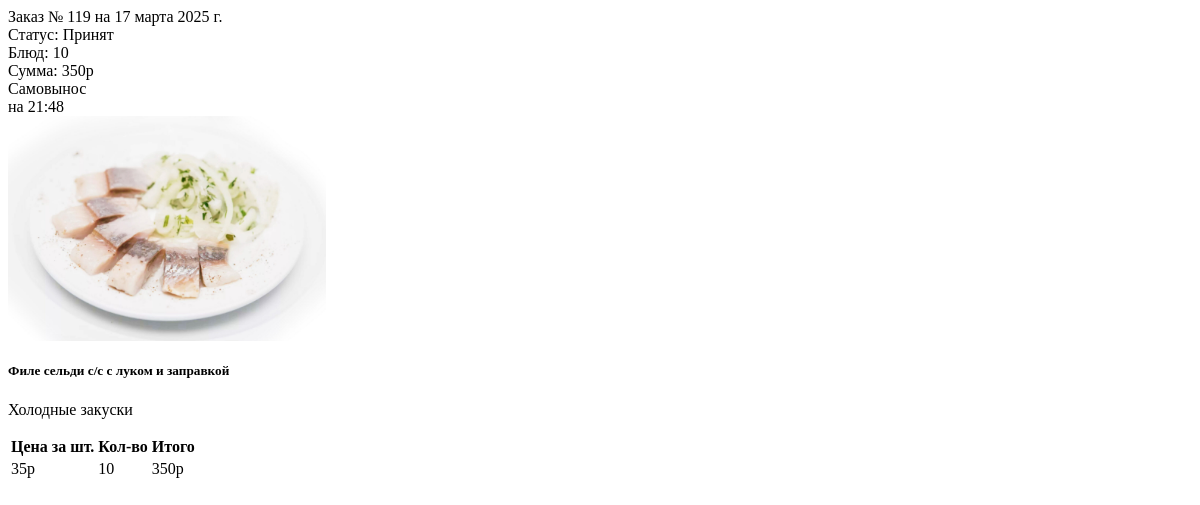
/order/119/ (signed in), run on an earlier commit of the app's database.
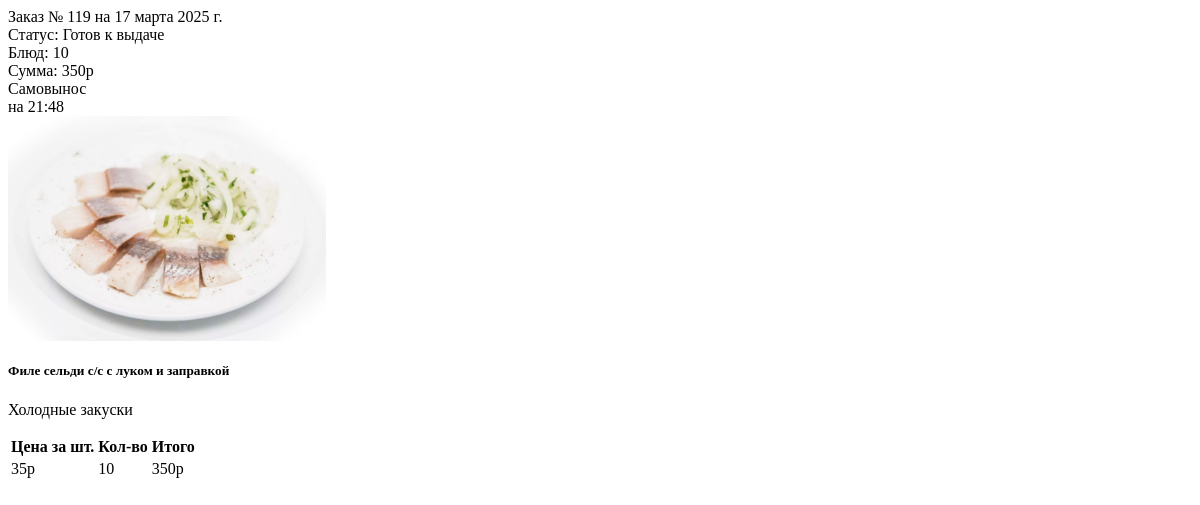
And on a later commit of the database.
### apt_delivery_app/models/m_order.py (models this page shows, shortened)
class Order(models.Model):
    user = models.ForeignKey(
        User,
        on_delete=models.CASCADE,
        verbose_name='Пользователь',
    )
    date_create = models.DateTimeField(
        verbose_name='Дата заказа',
        auto_now_add=True
    )
    order_date = models.TimeField(
        default=get_default_created_at,
        verbose_name='Время получения заказа'
    )
    status = models.ForeignKey(
        'Status',
        on_delete=models.CASCADE,
        verbose_name='Статус',
        default=1
    )
    result = models.CharField(
        max_length=50,
        verbose_name='Причина отказа',
        blank=True, null=True
    )
    user_comment = models.TextField(
        blank=True,
        null=True,
        verbose_name='Комментарий пользователя к заказу',
        help_text='Не обязательное поле'
    )
    cab = models.ForeignKey(
        Cabinet,
        on_delete=models.CASCADE,
        verbose_name='Кабинет',
        default=1
    )
    deliver = models.ForeignKey(
        User,
        on_delete=models.SET_NULL,
        related_name='courier_orders',
        blank=True,
        null=True,
        limit_choices_to={'groups__name': 'deliver'},
        verbose_name="Курьер"
    )
    @property
    def total_amount(self):
        total = 0
        for item in self.ordermeal_set.all():  # ordermeal_set - обратный related_name
            total += item.meal.price * item.amount
        return total
    total_amount.fget.short_description = 'Сумма заказа'
    @property
    def amount(self):
        return self.ordermeal_set.filter(order=self.pk).aggregate(Sum('amount'))['amount__sum']
    amount.fget.short_description = 'Количество'
    @property
    def meals(self):
        return self.ordermeal_set.filter(order=self.pk)
    class Meta:
        verbose_name = 'Заказ'
        verbose_name_plural = 'Заказы'
    is_paid = models.BooleanField(
        default=False,
        verbose_name='Оплачен'
    )
    qr_code = models.CharField(
        max_length=100,
        unique=True,
        blank=True,
        null=True,
        verbose_name='QR код для подтверждения'
    )

### apt_delivery_app/models/m_status.py (models this page shows)
class Status(models.Model):
    name = models.CharField(max_length=30)
    code = models.CharField(max_length=30, null=True)
    class Meta:
        verbose_name = 'Статус'
        verbose_name_plural = 'Статусы'
    def __str__(self):
        return self.name

### apt_delivery_app/models/m_ordermeal.py (models this page shows, shortened)
class OrderMeal(models.Model):
    order = models.ForeignKey(Order, on_delete=models.CASCADE, verbose_name="Заказ")
    meal = models.ForeignKey(Meal, on_delete=models.CASCADE, verbose_name="Блюдо")
    amount = models.IntegerField(verbose_name='Количество товаров')
    class Meta:
        verbose_name = 'Заказ блюд'
        verbose_name_plural = 'Заказы блюд'
    @property
    def total_price(self):
        return self.meal.price * self.amount

### apt_delivery_app/models/m_meal.py (models this page shows, shortened)
class Meal(models.Model):
    name = models.CharField(
        max_length=150,
        verbose_name="Название"
    )
    price = models.IntegerField(
        verbose_name="Цена (руб.)"
    )
    out = models.CharField(
        max_length=10,
        verbose_name="Выход"
    )
    image = models.ImageField(
        upload_to='images',
        verbose_name="Изображение",
        default='meal.png'
    )
    category = models.ForeignKey(
        Category,
        on_delete=models.CASCADE,
        verbose_name="Категория",
    )
    quantity = models.IntegerField(
        default=3,
        verbose_name="Количество"
    )
    class Meta:
        verbose_name = 'Блюдо'
        verbose_name_plural = 'Блюда'

### apt_delivery_app/models/m_cabinet.py (models this page shows)
class Cabinet(models.Model):
    num = models.CharField(
        max_length=10,
        verbose_name="Номер"
    )
    name = models.CharField(
        max_length=100,
        verbose_name="Название"
    )
    def __str__(self):
        return self.num
    class Meta:
        verbose_name = 'Кабинет'
        verbose_name_plural = 'Кабинеты'

### apt_delivery_app/models/m_category.py (models this page shows, shortened)
class Category(models.Model):
    name = models.CharField(
        max_length=20,
        verbose_name="Название"
    )
    class Meta:
        verbose_name = 'Категория'
        verbose_name_plural = 'Категории'

### apt_delivery_app/views/v_order.py (the view)
# urls.py: path('order/<int:pk>/', views.order_modal, name='order_modal'),
@login_required
def order_modal(request, pk=0):
    context = {'order': Order.objects.get(pk=pk)}
    context['cabs'] = sorted(Cabinet.objects.all(), key=sort_cabs)
    return render(request, 'order/elements/order_modal.html', context)

### apt_delivery_app/models/m_user.py (called while the page is built)
    def is_deliver(self):
        return self.groups.filter(name='deliver').exists()

    def is_operator(self):
        return self.groups.filter(name='operator').exists()

### apt_delivery_app/views/v_cart.py (called while the page is built)
def sort_cabs(cabinet):
    if re.match(r'^\d', cabinet.num):
        return (1, cabinet.num)  # Сначала сортировка по 1 (цифровые), затем по номеру
    else:
        return (0, cabinet.num)  # Сначала сортировка по 0 (нецифровые), затем по номеру

### apt_delivery_app/templates/order/elements/order_modal.html (shortened to what this page needs)
{% load humanize %}
<div class="bg-white rounded-2 overflow-hidden shadow-sm mb-3 px-3 py-4">
    <div class=" ">
        <div class="row justify-content-center align-items-center w-100">
                            <span class="col-auto fs-4 ">Заказ №
                                {{ order.id }} на {{order.date_create|naturalday}}</span>
            <div class="col">
                <div class="row order_view btn-group p-0 m-0 order_info  bg-white"
                     data-id="{{ order.id }}">
                    <div class="col-auto btn
                                                {% if order.status.id  == 1%} btn-primary
                                                {% elif order.status.id == 2 or order.status.id == 7 or order.status.id == 5 %}btn-success
                                                {% elif order.status.id == 3%}btn-danger
                                                {% else %}btn-outline-primary{%endif%}">
                        Статус: <span data-id="{{order.id}}"> {{ order.status }} </span>
                    </div>
                    <div class="col-auto btn btn-outline-primary">
                        <span>Блюд:</span>
                        {{ order.amount }}
                    </div>
                    <div class=" col-auto btn btn-outline-primary">
                        <span>Сумма:</span>
                        {{order.total_amount}}р
                    </div>
                </div>
            </div>
            <span class="col-auto fs-4">
                                <div class="row row-cols-1 text-end">
                                    <div class="col ">
                                        {{order.cab}}
                                    </div>
                                    <div class="col">
                                        на {{ order.order_date }}
                                    </div>
                                </div>
                            </span>
        </div>
    </div>
</div>
<div class="ordermeal-item"
     id="order_{{ order.id }}">
    <div class=" cart" data-id="{{ order.id }}">
        {% if order.status.code == 'new' %}
        <form action="" class="row row-cols-1 gap-3 mb-3" data-order-id="{{order.id}}" method="post">
            {% csrf_token %}
            <div class="col-auto">
                <label>Время получения заказа:</label>
                <input class="form-control" name="order_date" type="time"
                       value="{{order.order_date|date:'H:i' }}">
            </div>
            <div class="col-auto">
                <label>Место доставки:</label>
                <select class="form-select" id="cab" name="cab">
                    {% for cab in cabs %}
                    {% if order.cab.id == cab.id %}
                    <option selected value="{{ cab.id }}">
                        {{ cab.num }} | {{ cab.name }}
                    </option>
                    {% else %}
                    <option value="{{ cab.id }}">
                        {{ cab.num }} | {{ cab.name }}
                    </option>
                    {% endif %}
                    {% endfor %}
                </select>
            </div>
            <div class="col">
                <label>Комментарий к заказу:</label>
                <textarea class="form-control" name="user_comment">{{order.user_comment}}</textarea>
            </div>
            <div class="col-12">
                <button class="btn btn-primary order_update" data-order-id="{{order.id}}" type="submit">
                    Применить изменения
                </button>
            </div>
        </form>
        {% include 'cart/elements/cart_items.html' with carts=order.meals %}
        {% else %}
        {% for meal in order.meals %}
        {% include 'order/elements/order_item_meals.html'%}
        {% endfor %}
        {% endif %}
    </div>
</div>

### apt_delivery_app/templates/order/elements/order_item_meals.html
<div class="card shadow-sm h-100  d-flex mb-3">
    <div class="row">
        <div class="col-md-4"><img src="{{meal.meal.image.url}}" class="card-img-top object-fit-contain " height="225"
                                   alt="катринка с блюдом">
        </div>
        <div class="col-md-8 d-flex">
            <div class="card-body d-flex flex-column justify-content-between h-100">
                <div>
                    <h5 class="card-title name_meal">{{meal.meal.name}}</h5>
                    <p class="card-text name_cat">{{meal.meal.category.name}}</p>
                    <table class="table fs-6">
                    <thead>
                    <tr>
                        <th scope="col">Цена за шт.</th>
                        <th scope="col">Кол-во</th>
                        <th scope="col">Итого</th>
                    </tr>
                    </thead>
                    <tbody>
                    <tr>
                        <td>{{meal.meal.price}}р</td>
                        <td>{{meal.amount}}</td>
                        <td>{{meal.total_price}}р</td>
                    </tr>
                    </tbody>
                </table>
                </div>
            </div>
        </div>
    </div>
</div>

What changed in the data, as far as the page shows it:
changed Order "Самовынос": status "Принят" → "Готов к выдаче"
